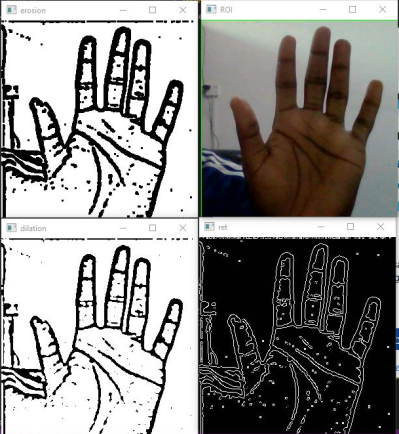
#> input picture image1.png, 399 x 434 px, given in place of the camera
$ python Segmentation.py
#> lines starting #> are read from the running program, lines starting #| are printed output that depends on the picture; after the words box and inside, x2 and y2 are one past the last pixel; in counts of white or black regions, pixels touching at a corner belong together
#> further down, frame is the input picture: shape (434, 399, 3); mean B, G, R 137.7, 139.9, 141.5
from datetime import time
import timeit

import cv2
import os
import numpy as np


# Display ROI binary mode
def binaryMask(frame, x0, y0, width, height):
    # Display box
#> called with x0 = 300, y0 = 100, width = 300, height = 300
    cv2.rectangle(frame, (x0, y0), (x0 + width, y0 + height), (0, 255, 0))
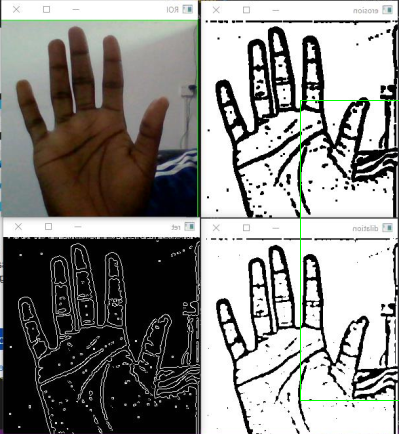
#> frame: shape (434, 399, 3); mean B, G, R 137.2, 140.1, 140.9
    # Extract ROI pixels
    roi = frame[y0 : y0 + height, x0 : x0 + width]
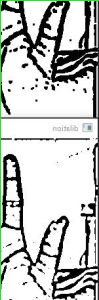
#> roi: shape (300, 99, 3); mean B, G, R 193.5, 196.9, 193.4
    #
    # Gaussian filtering proces
    gray = cv2.cvtColor(roi, cv2.COLOR_BGR2GRAY)
    # Gaussian blur is essentially a low-pass filter, each pixel of the output image is a weighted sum
    # of the pixels surrounding the corresponding pixel on the original image, and Larger the size of the matrix
    # Gaussian, the larger the standard deviation, the greater the degree of the image blur treated
    blur = cv2.GaussianBlur(
        gray, (5, 5), 2
    )  # Gaussian blur, blur matrix and given Gaussian standard deviation
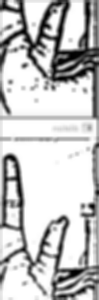
#> blur: shape (300, 99); min 0, max 255, mean 196.1

    # When having different brightness of different portions of the same image. In this case, we need to use an
    # adaptive threshold
    # Parameters: src refers to the original image, the original image should be grayscale. x :
    # Refers to the new pixel value that should be given when the pixel value is higher (sometimes less than) the
    # threshold adaptive_method refers to: CV_ADAPTIVE_THRESH_MEAN_C or CV_ADAPTIVE_THRESH_GAUSSIAN_C block_size
    # refers to the pixel neighborhood size used to calculate the threshold : 3, 5, 7, ... param1 refers to the
    # parameters related to the method #
    th3 = cv2.adaptiveThreshold(
        blur, 255, cv2.ADAPTIVE_THRESH_GAUSSIAN_C, cv2.THRESH_BINARY_INV, 11, 2
    )
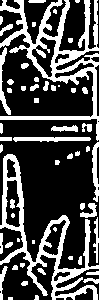
#> th3: shape (300, 99); 29.6% white; 54 white regions (10 under 20 px), largest, box (x1, y1, x2, y2) and area: (0, 0, 99, 141) 3444, (0, 154, 99, 300) 2775, (13, 137, 91, 142) 317
    ret, res = cv2.threshold(
        th3, 70, 255, cv2.THRESH_BINARY_INV + cv2.THRESH_OTSU
    )  # ret or bool type
#> ret = 0

    " Here you can insert code to call the network "
    # Binarization process
    kernel = np.ones((3, 3), np.uint8)  # Set convolution kernel
    erosion = cv2.erode(
        res, kernel
    )  # etching operation opening operation: the expansion after the first etching,
#> erosion: shape (300, 99); 52.3% white; 29 black regions, largest, box (x1, y1, x2, y2) and area: (0, 0, 99, 300) 11805, (0, 136, 92, 143) 568, (50, 124, 79, 133) 204
    # removing isolated dots, glitch
    cv2.imshow("erosion", erosion)
    dilation = cv2.dilate(
        erosion, kernel
    )  # dilation and closing operation: After the first etching expanded,
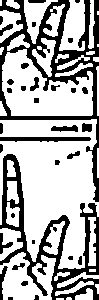
#> dilation: shape (300, 99); 69% white; 34 black regions (6 under 20 px), largest, box (x1, y1, x2, y2) and area: (0, 0, 99, 202) 4202, (0, 154, 99, 300) 3413, (0, 137, 91, 142) 372
    # filled pores, small cracks bridging
    cv2.imshow("dilation", dilation)
    #  Contour extraction
    binaryimg = cv2.Canny(res, 50, 200)  # Binarization, canny detection
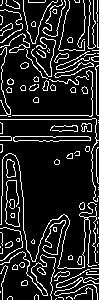
#> binaryimg: shape (300, 99); 14.3% white in thin lines or dots
    h = cv2.findContours(
        binaryimg, cv2.RETR_TREE, cv2.CHAIN_APPROX_NONE
    )  # seek profile
#> h = 139 contours, 89 with area under 20; largest, box (x1, y1, x2, y2) and area: (42, 220, 66, 255) 376, (42, 220, 66, 255) 363, (13, 136, 91, 142) 320, (13, 136, 91, 142) 317, (54, 62, 94, 78) 166
    contours = h[0]  # extracted contour
#> contours has the same summary as h
    ret = np.ones(res.shape, np.uint8)  # Create a black curtain
    cv2.drawContours(ret, contours, -1, (255, 255, 255), 1)  # Draw white outlines
#> ret: shape (300, 99); values 1 (black) and 255 (white), 14.3% white in thin lines or dots
    cv2.imshow("ret", ret)

    # Saving gesture
    if saveImg == True and binaryMode == True:
        saveROI(res)
    elif saveImg == True and binaryMode == False:
        saveROI(roi)
    return res


# Save ROI image
def saveROI(img):
    global path, counter, gesturename, saveImg
    if counter > numofsamples:
        # Restored to its original value, in order to continue recording the back gesture
        saveImg = False
        gesturename = ""
        counter = 0
        return

    counter += 1
    name = gesturename + str(counter)  # to record a gesture of naming
    print("Saving img: ", name)
    cv2.imwrite(path + name + ".png", img)  # write files
    time.sleep(0.05)


# Set some commonly used parameters
# Display font size initial position, etc.
font = cv2.FONT_HERSHEY_SIMPLEX  # normal size sans serif
size = 0.5
fx = 10
fy = 355
fh = 18
# ROI box display position
x0 = 300
y0 = 100
# Recorded gesture image size
width = 300
height = 300
# Number of samples per gestures recorded
numofsamples = 300
counter = 0  # counter, recording how many pictures have been recorded
# Memory address and the name of the original folder
gesturename = ""
path = ""
# Identifier bool type is used to represent some state changing needs
binaryMode = False  # whether the ROI is displayed as and to binary mode
saveImg = False  # whether to save the picture

# Create a video capture objects
cap = cv2.VideoCapture(0)  # 0 is (notebook) built-in camera

while True:
    start = timeit.default_timer()
    # Reading frame
    (
        ret,
        frame,
    ) = (
        cap.read()
    )  # # first parameter is returned bool type, to indicate whether the reading frame,
    # if False description has read the last one. frame is the read frame picture
    # Image Flip (Without this step, the video display and we just symmetrical)
    frame = cv2.flip(
        frame, 2
    )  # the second parameter is greater than 0 : it indicates along the y -axis inverted
    # Display ROI area # call the function
    roi = binaryMask(frame, x0, y0, width, height)

    # Display promp
    cv2.putText(frame, "Option: ", (fx, fy), font, size, (0, 255, 0))  # label font
    cv2.putText(
        frame, "b-'Binary mode'/ r- 'RGB mode' ", (fx, fy + fh), font, size, (0, 255, 0)
    )  # labeled Font
    cv2.putText(
        frame, "s-'new gestures(twice)'", (fx, fy + 2 * fh), font, size, (0, 255, 0)
    )  # labeled Font
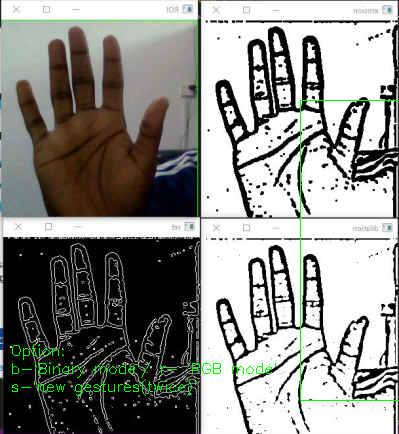
#> frame: shape (434, 399, 3); mean B, G, R 136.8, 141.2, 140.6
    cv2.putText(
        frame, "q-'quit'", (fx, fy + 3 * fh), font, size, (0, 255, 0)
    )  # labeled Font
#> frame: shape (434, 399, 3); 0.07% of pixels changed, all inside (x1, y1, x2, y2) = (12, 398, 69, 414)

    key = cv2.waitKey(1) & 0xFF  # waiting for keyboard input,
#> (key q is pressed here)
    if key == ord("b"):  # The ROI is displayed as binary pattern
        # binaryMode = not binaryMode
        binaryMode = True
        print("Binary Threshold filter active")
    elif key == ord("r"):  # RGB mode
        binaryMode = False

        if key == ord("i"):  # adjusted ROI box
            y0 = y0 - 5
    elif key == ord("k"):
        y0 = y0 + 5
    elif key == ord("j"):
        x0 = x0 - 5
    elif key == ord("l"):
        x0 = x0 + 5

    if key == ord("q"):
        break

    if key == ord("s"):
        """Record a new gesture (training set)"""
        # saveImg = not saveImg # True
        if gesturename != "":  #
            saveImg = True
        else:
            print("Enter a gesture group name first, by enter press 'n'! ")
            saveImg = False
    elif key == ord("n"):
        # Start recording a new gesture
        # First, enter the folder nam
        gesturename = input("enter the gesture folder name: ")
        os.makedirs(gesturename)

        path = (
            "./" + gesturename + "/"
        )  # address generation folder used to store the recorded gesture

    # Show video frame after treatment
    cv2.imshow("frame", frame)
    if binaryMode:
        cv2.imshow("ROI", roi)
    else:
        cv2.imshow("ROI", frame[y0 : y0 + height, x0 : x0 + width])

    stop = timeit.default_timer()
    # display the time it took to run the code
    print("Run time:", start - stop)


# Finally, remember to release the catch
cap.release()
cv2.destroyAllWindows()
